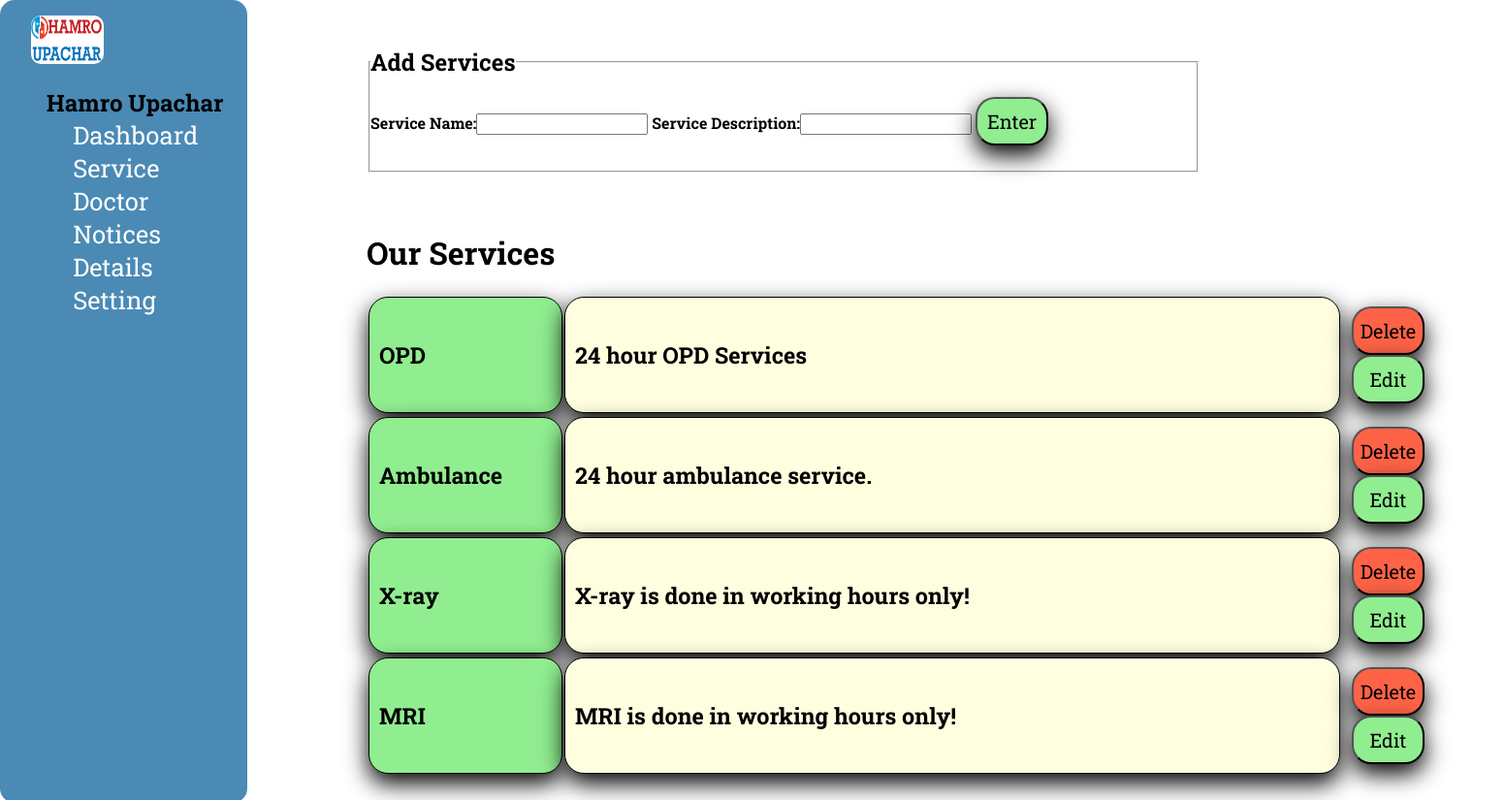
Page /dashboard_files/service.php (signed in) on the committed database.
### tables this page shows
CREATE TABLE `our_services` (
  `id` int(11) NOT NULL,
  `service_name` varchar(100) DEFAULT NULL,
  `service_description` varchar(1000) DEFAULT NULL,
  `hospital_id` int(11) DEFAULT NULL
);

### connection.php (called while the page is built, shortened)
<?php
$database="minorproject";
$host="localhost";
$username="root";
$password='';
$con=mysqli_connect($host,$username,$password,$database);
function selectQuery($tablename,$columns=[]){
$query="SELECT * from ";
$query.=$tablename;
if($columns){
	$query.=" WHERE ";
	foreach($columns as $key=> $value){
		$query.=$key;
		$query.=" = ";
		$query.="'".$value."'";
		$query.=" AND ";
	}
	$query=rtrim($query,"AND ");
}
return $query;
}
function executeQuery($query){
	global $con;
	$execute= mysqli_query($con,$query);
	if($execute){
	return $execute;
 }else{
 	die(mysqli_error($con));
 }
}
?>

### dashboard_files/service.php (the view, shortened to what this page needs)
<?php
include('../connection.php');
include('style.php');
$hospital_id=$_SESSION['admin_id'];
	?>
	<?php
$data_ourservices= executeQuery(selectQuery("our_services",["hospital_id"=>$hospital_id]));
?>
<!DOCTYPE html>
<html>
<head>
</head>
<body>
<div id="service">
<div id="addservices">
<form method="POST">
	<fieldset style="height: 150px">
		<legend><h2>Add Services</h2></legend>
	<label for="servicename"><b>Service Name:</b></label><input type="text" name="servicename" id="servicename" required>
	<label for="servicedescription"><b>Service Description:</b></label><input type="text" name="servicedescription" id="servicedescription" required>
	<input type="Submit" name="servicesubmit" id="servicesubmit" class="btn_edit" value="Enter">
	</fieldset>
</form>
</div>
<div id="ourservices">
	<h1>Our Services</h1>
<?php
foreach($data_ourservices as $value){
?>
<table id="tbl_services">
<tr>
	<td id="tbl_servicename"><b><h3><?php print_r($value['service_name']); ?></h3></b></td>
	<td id= "tbl_servicedescription"><b><h3><?php print_r( $value['service_description']) ?></h3><b> </td>
	<td id= "tbl_deleteService"><form method="POST" action="service_delete.php"><input type="Submit" name="delete_btn" value= "Delete" class="btn_remove"></form>
		<form method="POST" action="service_edit.php"><input type="Submit" name="edit_btn" value= "Edit" class="btn_edit"></form></td>
</tr>
</table>
<?php } ?>
</div>
</div>
</body>
</html>

### dashboard_files/service.php (style rules this page uses)
#addservices { width:900px; padding:20px; transform:translateX(350px); }
#ourservices { padding:20px; transform:translateX(350px); }
#tbl_servicename { border:1px solid black; padding:10px; background: lightgreen; max-width: 200px; min-width:200px; }
#tbl_servicedescription { border:1px solid black; padding:10px; background: lightyellow; max-width: 800px; min-width:800px; }
#tbl_deleteService { border:1px solid black; padding:10px; border:none; border-radius: 0px; background:rgba(0,0,0,0); box-shadow: none; }
.btn_remove { background: #FF6347; width:75px; height:50px; font-size: 20px; border-radius: 20px; box-shadow: 0 10px 25px; }
.btn_edit { background: lightgreen; width:75px; height:50px; font-size: 20px; border-radius: 20px; box-shadow: 0 10px 25px; }
td { border-radius: 20px; box-shadow: 0 10px 25px; height:50px; font-size: 20px; }

### rows in the picture
our_services: value "OPD 24 hour OPD Services"
our_services: value "Ambulance 24 hour ambulance service."
our_services: value "X-ray X-ray is done in working hours only!"
our_services: value "MRI MRI is done in working hours only!"
